Frame 1 (no input): blank canvas, image omitted
Frame 60 (no input): blank canvas, image omitted
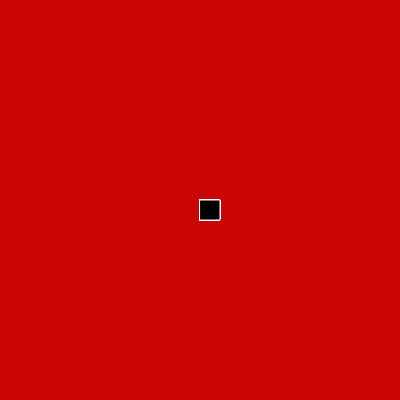
Frame 120 (the mouse pressed at the canvas centre since frame 60)

The p5.js sketch whose frames 1 and 60 were blank and that drew this single picture after the mouse press (run headless with seeded random() and noise() and a simulated clock; from frame 60 on, the mouse is pressed at the canvas centre):

// p5.js sketch
// ── sketch.js
function setup() {
  createCanvas(400, 400);
  background("rgb(201,5 ,5)")
}

function draw() {
  fill("black");
  stroke("white");
 if (mouseIsPressed) { rect(mouseX, mouseY, 20, 20);}
}
